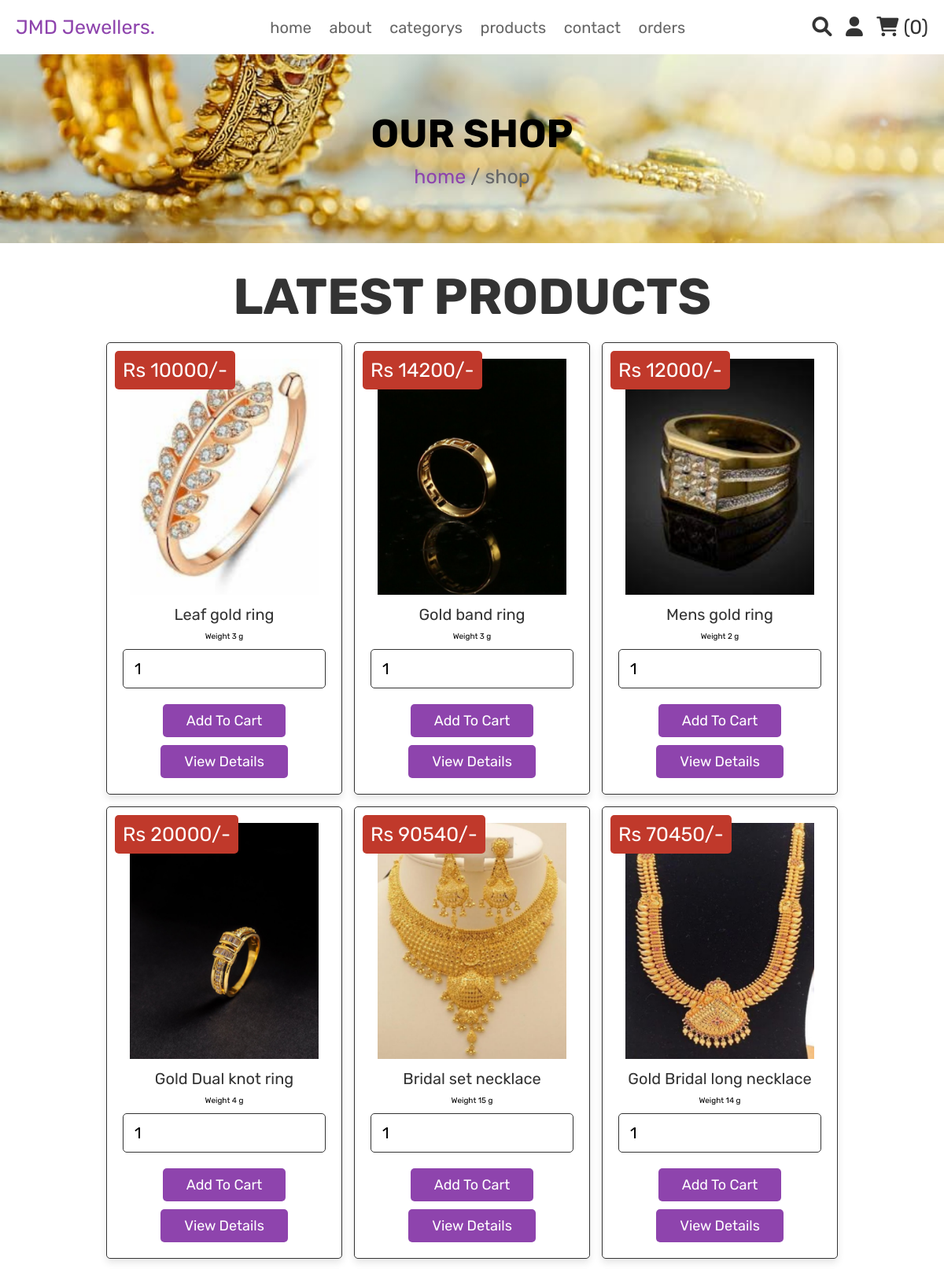
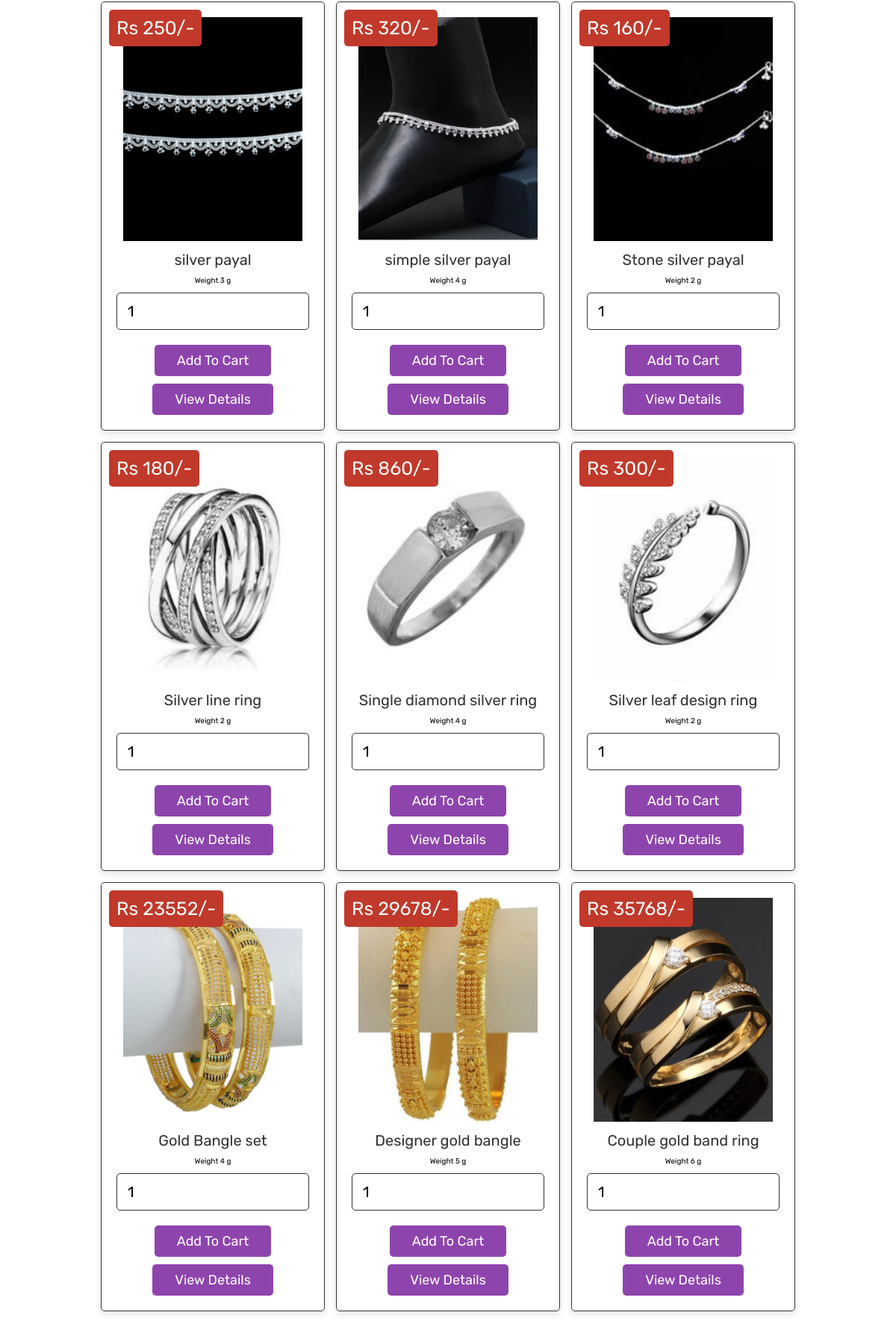
The app's page /shop.php (signed in, upper part) with its own data (2 pictures, top to bottom).
### tables this page shows
CREATE TABLE `products` (
  `id` int(100) NOT NULL,
  `name` varchar(100) NOT NULL,
  `price` int(100) NOT NULL,
  `description` varchar(255) NOT NULL,
  `weight` float NOT NULL,
  `image` varchar(100) NOT NULL,
  `category_id` int(10) NOT NULL,
  `category` varchar(20) NOT NULL
);

### shop.php (the view, shortened to what this page needs)
<?php
include 'config.php';
?>
<!DOCTYPE html>
<html lang="en">
<head>
   <link rel="stylesheet" href="https://cdnjs.cloudflare.com/ajax/libs/font-awesome/6.0.0/css/all.min.css">
   <link rel="stylesheet" href="css/style.css">
</head>
<body>
<?php include 'header.php'; ?>
<div class="heading">
   <h3>our shop</h3>
   <p> <a href="home.php">home</a> / shop </p>
</div>
<section class="products">
   <h1 class="title">latest products</h1>
   <div class="box-container">
      <?php
         $select_products = mysqli_query($conn, "SELECT * FROM `products`") or die('query failed');
         if(mysqli_num_rows($select_products) > 0){
            while($fetch_products = mysqli_fetch_assoc($select_products)){
               $id = $fetch_products['id'];
      ?>
     <form action="" method="post" class="box">
      <img class="image" src="uploaded_img/<?php echo $fetch_products['image']; ?>" alt="">
      <div class="name"><?php echo $fetch_products['name']; ?></div>
      <div class="price">Rs <?php echo $fetch_products['price']; ?>/-</div>
      <div class="weight">Weight <?php echo $fetch_products['weight']; ?> g</div>
      <input type="number" min="1" name="product_quantity" value="1" class="qty">
      <input type="submit" value="add to cart" name="add_to_cart" class="btn">
      <a href="details.php?book_id=<?php echo $id; ?>" class="btn">view details</a>
     </form>
      <?php
         }
      }else{
         echo '<p class="empty">no products added yet!</p>';
      }
      ?>
   </div>
</section>
</body>
</html>

### css/style.css (style rules this page uses)
:root { --purple: #8e44ad; --red: #c0392b; --orange: #f39c12; --black: #333; --white: #fff; --light-color: #666; --light-white: #ccc; --light-bg: #f5f5f5; --border: .1rem solid var(--black); --box-shadow: 0 .5rem 1rem rgba(0, 0, 0, .1); }
* { font-family: 'Rubik', sans-serif; margin: 0; padding: 0; box-sizing: border-box; outline: none; border: none; text-decoration: none; transition: all .2s linear; }
html { font-size: 62.5%; overflow-x: hidden; }
section { padding: 3rem 2rem; }
.title { text-align: center; margin-bottom: 2rem; text-transform: uppercase; color: var(--black); font-size: 4rem; }
.btn, .option-btn, .delete-btn, .white-btn { display: inline-block; margin-top: 1rem; padding: 1rem 3rem; cursor: pointer; color: var(--white); font-size: 1.8rem; border-radius: .5rem; text-transform: capitalize; }
.white-btn, .btn { background-color: var(--purple); }
.heading { min-height: 30vh; display: flex; flex-flow: column; align-items: center; justify-content: center; gap: 1rem; background: url(../images/heading-bg.jpg) no-repeat; background-size: cover; background-position: center; text-align: center; }
.heading h3 { font-size: 5rem; color: var(--grey); text-transform: uppercase; }
.heading p { font-size: 2.5rem; color: var(--light-color); }
.heading p a { color: var(--purple); }
.products .box-container { max-width: 1200px; margin: 0 auto; display: grid; grid-template-columns: repeat(auto-fit, 30rem); align-items: flex-start; gap: 1.5rem; justify-content: center; }
.products .box-container .box { border-radius: .5rem; background-color: var(--white); box-shadow: var(--box-shadow); padding: 2rem; text-align: center; border: var(--border); position: relative; }
.products .box-container .box .image { height: 30rem; }
.products .box-container .box .name { padding: 1rem 0; font-size: 2rem; color: var(--black); }
.products .box-container .box .qty { width: 100%; padding: 1.2rem 1.4rem; border-radius: .5rem; border: var(--border); margin: 1rem 0; font-size: 2rem; }
.products .box-container .box .price { position: absolute; top: 1rem; left: 1rem; border-radius: .5rem; padding: 1rem; font-size: 2.5rem; color: var(--white); background-color: var(--red); }
.title { font-size: 64px; }

### records on screen
products: image (picture), name "Leaf gold ring", price "10000", weight "3"
products: image (picture), name "Gold band ring", price "14200", weight "3"
products: image (picture), name "Mens gold ring", price "12000", weight "2"
products: image (picture), name "Gold Dual knot ring", price "20000", weight "4"
products: image (picture), name "Bridal set necklace", price "90540", weight "15"
products: image (picture), name "Gold Bridal long necklace", price "70450", weight "14"
products: image (picture), name "silver payal", price "250", weight "3"
products: image (picture), name "simple silver payal", price "320", weight "4"
products: image (picture), name "Stone silver payal", price "160", weight "2"
products: image (picture), name "Silver line ring", price "180", weight "2"
products: image (picture), name "Single diamond silver ring", price "860", weight "4"
products: image (picture), name "Silver leaf design ring", price "300", weight "2"
products: image (picture), name "Gold Bangle set", price "23552", weight "4"
products: image (picture), name "Designer gold bangle", price "29678", weight "5"
products: image (picture), name "Couple gold band ring", price "35768", weight "6"

### other values on screen
$cart_rows_number "0"
